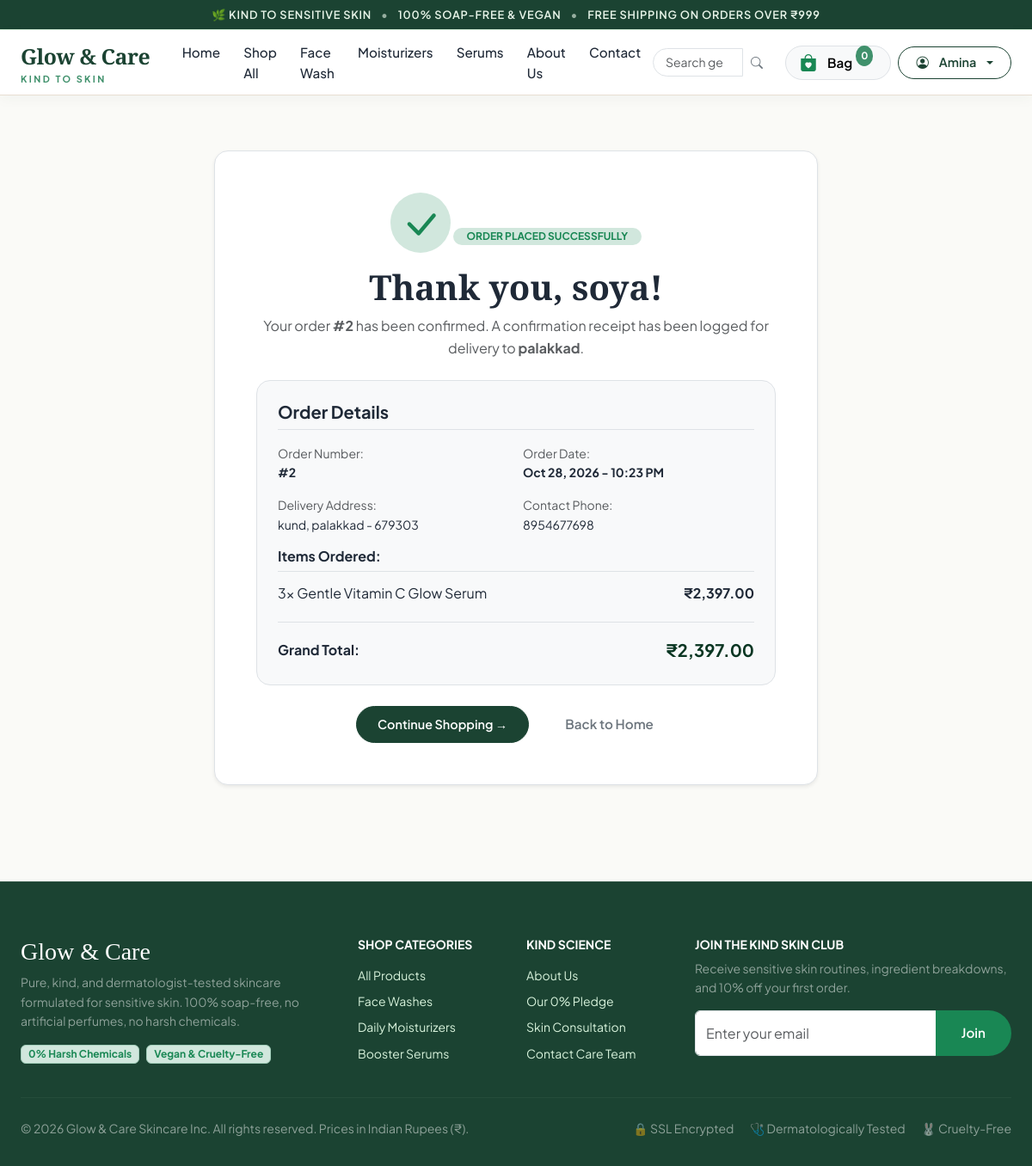
Page /order-success/2/ (signed in) on the committed database.
### simpleapp/models.py (models this page shows, shortened)
class Order(models.Model):
    STATUS_CHOICES = [
        ('Pending', 'Pending'),
        ('Confirmed', 'Confirmed'),
        ('Processing', 'Processing'),
        ('Shipped', 'Shipped'),
        ('Delivered', 'Delivered'),
        ('Cancelled', 'Cancelled'),
    ]
    order_number = models.CharField(max_length=50, unique=True, blank=True, null=True, help_text="Unique customer order number")
    user = models.ForeignKey(User, on_delete=models.SET_NULL, null=True, blank=True, related_name='orders')
    full_name = models.CharField(max_length=150)
    email = models.EmailField()
    phone = models.CharField(max_length=20)
    address = models.TextField()
    city = models.CharField(max_length=100)
    postal_code = models.CharField(max_length=20)
    total_amount = models.DecimalField(max_digits=10, decimal_places=2)
    status = models.CharField(max_length=20, choices=STATUS_CHOICES, default='Confirmed')
    created_at = models.DateTimeField(auto_now_add=True)
    class Meta:
        ordering = ['-created_at']
    def formatted_total(self):
        try:
            return f"₹{float(self.total_amount):,.2f}"
        except Exception:
            return f"₹{self.total_amount}"

class OrderItem(models.Model):
    order = models.ForeignKey(Order, on_delete=models.CASCADE, related_name='items')
    product = models.ForeignKey(Product, on_delete=models.PROTECT)
    price = models.DecimalField(max_digits=10, decimal_places=2)
    quantity = models.PositiveIntegerField(default=1)
    subtotal = models.DecimalField(max_digits=10, decimal_places=2, default=0.00)
    def formatted_subtotal(self):
        try:
            return f"₹{float(self.subtotal):,.2f}"
        except Exception:
            return f"₹{self.subtotal}"

class Product(models.Model):
    SKIN_TYPE_CHOICES = [
        ('all', 'All Skin Types'),
        ('sensitive', 'Sensitive Skin'),
        ('dry', 'Dry & Dehydrated'),
        ('oily', 'Oily & Acne Prone'),
        ('combination', 'Combination Skin'),
    ]
    name = models.CharField(max_length=200)
    category = models.ForeignKey(Category, on_delete=models.CASCADE, related_name='products')
    description = models.TextField()
    ingredients = models.TextField(blank=True, help_text="e.g. Pro-Vitamin B5, Triple Purified Water")
    skin_type = models.CharField(max_length=50, choices=SKIN_TYPE_CHOICES, default='sensitive')
    badge = models.CharField(max_length=50, blank=True, help_text="e.g. Bestseller, Soap-Free, Barrier Boost")
    price = models.DecimalField(max_digits=10, decimal_places=2, help_text="Price in INR (₹)")
    original_price = models.DecimalField(max_digits=10, decimal_places=2, null=True, blank=True, help_text="MSRP/Original Price in INR")
    image = models.ImageField(upload_to='products/', blank=True, null=True)
    image_url = models.URLField(max_length=500, blank=True, help_text="CDN or external image URL")
    stock = models.PositiveIntegerField(default=25)
    rating = models.DecimalField(max_digits=3, decimal_places=1, default=4.9)
    review_count = models.PositiveIntegerField(default=150)
    created_at = models.DateTimeField(auto_now_add=True)
    updated_at = models.DateTimeField(auto_now=True)
    class Meta:
        ordering = ['-created_at']

### simpleapp/views.py (the view)
# urls.py: path('order-success/<str:order_id>/', views.order_success_view, name='order_success'),
def order_success_view(request, order_id):
    try:
        if str(order_id).isdigit():
            order = get_object_or_404(Order, id=int(order_id))
        else:
            order = get_object_or_404(Order, order_number=str(order_id))
    except Exception:
        order = get_object_or_404(Order, pk=order_id)
    return render(request, 'order_success.html', {'order': order})

### templates/order_success.html (shortened to what this page needs)
{% extends 'base.html' %}
{% load static %}
{% block content %}
<section class="py-5">
  <div class="container" style="max-width: 750px;">
    <div class="bg-white p-4 p-md-5 rounded-4 border shadow-sm text-center">
      <div class="rounded-circle bg-success-subtle text-success d-inline-flex align-items-center justify-content-center mb-3" style="width: 70px; height: 70px;">
        <i class="bi bi-check-lg display-5"></i>
      </div>
      <span class="badge bg-success-subtle text-success text-uppercase fw-bold px-3 py-1 rounded-pill mb-2">
        Order Placed Successfully
      </span>
      <h1 class="brand-font display-6 fw-bold mb-2">Thank you, {{ order.full_name }}!</h1>
      <p class="text-muted">
        Your order <strong>#{{ order.id }}</strong> has been confirmed. A confirmation receipt has been logged for delivery to <strong>{{ order.city }}</strong>.
      </p>
      <div class="p-4 bg-light rounded-4 border my-4 text-start">
        <h5 class="fw-bold mb-3 pb-2 border-bottom">Order Details</h5>
        <div class="row g-3 small mb-3">
          <div class="col-sm-6">
            <span class="text-muted d-block">Order Number:</span>
            <strong>#{{ order.id }}</strong>
          </div>
          <div class="col-sm-6">
            <span class="text-muted d-block">Order Date:</span>
            <strong>{{ order.created_at|date:"M d, Y - h:i A" }}</strong>
          </div>
          <div class="col-sm-6">
            <span class="text-muted d-block">Delivery Address:</span>
            <span>{{ order.address }}, {{ order.city }} - {{ order.postal_code }}</span>
          </div>
          <div class="col-sm-6">
            <span class="text-muted d-block">Contact Phone:</span>
            <span>{{ order.phone }}</span>
          </div>
        </div>
        <h6 class="fw-bold mb-2">Items Ordered:</h6>
        <div class="border-top pt-2">
          {% for item in order.items.all %}
            <div class="d-flex justify-content-between align-items-center py-1">
              <span>{{ item.quantity }}x {{ item.product.name }}</span>
              <span class="fw-bold">{{ item.formatted_subtotal }}</span>
            </div>
          {% endfor %}
        </div>
        <div class="d-flex justify-content-between align-items-center pt-3 border-top mt-3">
          <span class="fw-bold fs-6">Grand Total:</span>
          <span class="fw-bold fs-5 text-success-emphasis">{{ order.formatted_total }}</span>
        </div>
      </div>
      <div class="d-flex justify-content-center gap-3">
        <a href="{% url 'shop' %}" class="btn btn-glow-primary px-4 py-2">
          Continue Shopping &rarr;
        </a>
        <a href="{% url 'home' %}" class="btn btn-outline-secondary px-4 py-2">
          Back to Home
        </a>
      </div>
    </div>
  </div>
</section>
{% endblock %}

### templates/base.html (shortened to what this page needs)
{% load static %}
<!DOCTYPE html>
<html lang="en">
<head>
  <link href="https://cdn.jsdelivr.net/npm/bootstrap@5.3.3/dist/css/bootstrap.min.css" rel="stylesheet">
  <link rel="stylesheet" href="https://cdn.jsdelivr.net/npm/bootstrap-icons@1.11.3/font/bootstrap-icons.css">
  <link rel="stylesheet" href="{% static 'css/style.css' %}">
  <link rel="stylesheet" href="{% static 'css/shop.css' %}">
  <link rel="stylesheet" href="{% static 'css/pages.css' %}">
</head>
<body>
  <aside class="announcement-bar" aria-label="Special announcements">
    🌿 KIND TO SENSITIVE SKIN <span>•</span> 100% SOAP-FREE &amp; VEGAN <span>•</span> FREE SHIPPING ON ORDERS OVER ₹999
  </aside>
  <nav class="navbar navbar-expand-lg site-navbar" aria-label="Main navigation">
    <div class="container">
      <a class="navbar-brand me-4" href="{% url 'home' %}">
        <span class="brand-title">Glow &amp; Care</span>
        <span class="brand-subtitle">Kind to Skin</span>
      </a>
      <div class="collapse navbar-collapse" id="navbarMain">
        <ul class="navbar-nav me-auto mb-2 mb-lg-0">
          <li class="nav-item">
            <a class="nav-link {% if request.resolver_match.url_name == 'home' %}active{% endif %}" href="{% url 'home' %}">Home</a>
          </li>
          <li class="nav-item">
            <a class="nav-link {% if request.resolver_match.url_name == 'shop' and not active_category %}active{% endif %}" href="{% url 'shop' %}">Shop All</a>
          </li>
          <li class="nav-item">
            <a class="nav-link {% if active_category.slug == 'face-wash' %}active{% endif %}" href="{% url 'category' 'face-wash' %}">Face Wash</a>
          </li>
          <li class="nav-item">
            <a class="nav-link {% if active_category.slug == 'moisturizers' %}active{% endif %}" href="{% url 'category' 'moisturizers' %}">Moisturizers</a>
          </li>
          <li class="nav-item">
            <a class="nav-link {% if active_category.slug == 'serums' %}active{% endif %}" href="{% url 'category' 'serums' %}">Serums</a>
          </li>
          <li class="nav-item">
            <a class="nav-link {% if request.resolver_match.url_name == 'about' %}active{% endif %}" href="{% url 'about' %}">About Us</a>
          </li>
          <li class="nav-item">
            <a class="nav-link {% if request.resolver_match.url_name == 'contact' %}active{% endif %}" href="{% url 'contact' %}">Contact</a>
          </li>
        </ul>
        <form class="d-flex me-3 my-2 my-lg-0" method="GET" action="{% url 'shop' %}">
          <div class="input-group input-group-sm">
            <input class="form-control" type="search" name="q" placeholder="Search gentle skincare..." value="{{ search_query|default:'' }}" aria-label="Search" style="border-radius: 9999px 0 0 9999px; padding-left: 14px;">
            <button class="btn btn-outline-secondary" type="submit" style="border-radius: 0 9999px 9999px 0;">
              <i class="bi bi-search"></i>
            </button>
          </div>
        </form>
        <div class="d-flex align-items-center gap-2">
          <a href="{% url 'cart' %}" class="btn btn-light position-relative rounded-pill px-3 py-1 border" title="View Shopping Bag">
            <i class="bi bi-bag-heart-fill text-success fs-5"></i>
            <span class="ms-1 d-none d-sm-inline fw-semibold">Bag</span>
            <span class="badge-cart" id="cartBadgeCount">{{ cart_count }}</span>
          </a>
          {% if user.is_authenticated %}
            <div class="dropdown">
              <button class="btn btn-glow-outline btn-sm dropdown-toggle" type="button" data-bs-toggle="dropdown" aria-expanded="false">
                <i class="bi bi-person-circle me-1"></i> {{ user.first_name|default:user.username }}
              </button>
            </div>
          {% else %}
            <a href="{% url 'login' %}" class="btn btn-sm btn-glow-outline">Sign In</a>
            <a href="{% url 'register' %}" class="btn btn-sm btn-glow-primary">Register</a>
          {% endif %}
        </div>
      </div>
    </div>
  </nav>
  <main id="main-content">
    {% block content %}{% endblock %}
  </main>
  <footer class="site-footer">
    <div class="container">
      <div class="row g-4 mb-4">
        <div class="col-lg-4 col-md-6">
          <h3 class="brand-font text-white mb-2">Glow &amp; Care</h3>
          <p class="small text-white-50 mb-3">
            Pure, kind, and dermatologist-tested skincare formulated for sensitive skin. 100% soap-free, no artificial perfumes, no harsh chemicals.
          </p>
          <div class="d-flex gap-2">
            <span class="badge bg-success-subtle text-success border border-success-subtle px-2 py-1 small">0% Harsh Chemicals</span>
            <span class="badge bg-success-subtle text-success border border-success-subtle px-2 py-1 small">Vegan &amp; Cruelty-Free</span>
          </div>
        </div>
        <div class="col-lg-2 col-md-6 col-6">
          <h5 class="text-white fw-bold small text-uppercase mb-3">Shop Categories</h5>
          <ul class="list-unstyled small d-flex flex-column gap-2">
            <li><a href="{% url 'shop' %}">All Products</a></li>
            <li><a href="{% url 'category' 'face-wash' %}">Face Washes</a></li>
            <li><a href="{% url 'category' 'moisturizers' %}">Daily Moisturizers</a></li>
            <li><a href="{% url 'category' 'serums' %}">Booster Serums</a></li>
          </ul>
        </div>
        <div class="col-lg-2 col-md-6 col-6">
          <h5 class="text-white fw-bold small text-uppercase mb-3">Kind Science</h5>
          <ul class="list-unstyled small d-flex flex-column gap-2">
            <li><a href="{% url 'about' %}">About Us</a></li>
            <li><a href="{% url 'about' %}#values">Our 0% Pledge</a></li>
            <li><a href="{% url 'contact' %}">Skin Consultation</a></li>
            <li><a href="{% url 'contact' %}">Contact Care Team</a></li>
          </ul>
        </div>
        <div class="col-lg-4 col-md-6">
          <h5 class="text-white fw-bold small text-uppercase mb-2">Join the Kind Skin Club</h5>
          <p class="small text-white-50 mb-3">
            Receive sensitive skin routines, ingredient breakdowns, and 10% off your first order.
          </p>
          <form onsubmit="event.preventDefault(); alert('Thank you for subscribing to Glow & Care updates!');">
            <div class="input-group">
              <input type="email" class="form-control" placeholder="Enter your email" required>
              <button class="btn btn-success" type="submit">Join</button>
            </div>
          </form>
        </div>
      </div>
      <hr class="footer-divider my-4">
      <div class="row align-items-center small text-white-50">
        <div class="col-md-6 text-center text-md-start mb-2 mb-md-0">
          &copy; 2026 Glow &amp; Care Skincare Inc. All rights reserved. Prices in Indian Rupees (₹).
        </div>
        <div class="col-md-6 text-center text-md-end">
          <span class="me-3">🔒 SSL Encrypted</span>
          <span class="me-3">🩺 Dermatologically Tested</span>
          <span>🐰 Cruelty-Free</span>
        </div>
      </div>
    </div>
  </footer>
</body>
</html>

### rows in the picture
Order: full_name "soya", id "2", city "palakkad", created_at "Oct 28, 2026 - 10:23 PM", address "kund", postal_code "679303", phone "8954677698", formatted_total "₹2,397.00"
OrderItem: quantity "3", product.name "Gentle Vitamin C Glow Serum", formatted_subtotal "₹2,397.00"

### other values in the picture
{{ cart_count }} "0"
{{ user.first_name|default:user.username }} "Amina"
